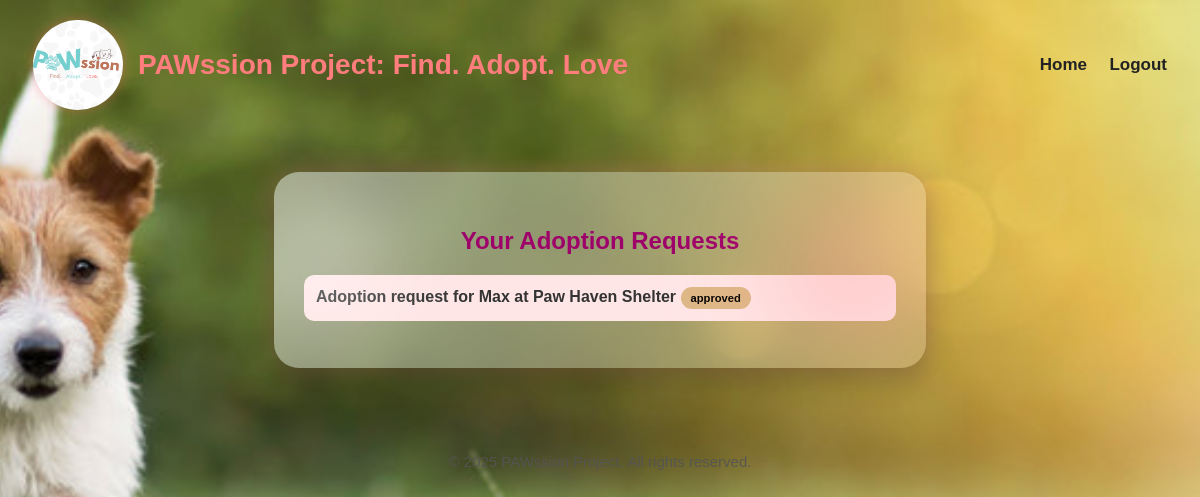
Page /my_adoption_requests (signed in) on the committed database.
### models.py (models this page shows)
class AdoptionRequest(db.Model):
    id = db.Column(db.Integer, primary_key=True,  nullable=False, unique=True)
    reason = db.Column(db.Text, nullable=False)
    status = db.Column(db.String(20), nullable=False, default='pending')  # pending, approved, rejected
    timestamp = db.Column(db.DateTime, nullable=False, default=datetime.now)
    user_id = db.Column(db.Integer, db.ForeignKey('user.id'), nullable=False)
    animal_id = db.Column(db.Integer, db.ForeignKey('animal.id'), nullable=False)

class Animal(db.Model):
    id = db.Column(db.Integer, primary_key=True,  nullable=False, unique=True)
    name = db.Column(db.String(50))
    age = db.Column(db.String(20))
    breed = db.Column(db.String(50), nullable=False)
    gender = db.Column(db.String(10), nullable=False)
    type = db.Column(db.String(50), nullable=False)
    description = db.Column(db.Text, nullable=False)
    image1 = db.Column(db.String(200), nullable=False)
    shelter_id = db.Column(db.Integer, db.ForeignKey('shelter.id'), nullable=False)
    adoption_requests = db.relationship('AdoptionRequest', backref='animal', lazy=True)

class Shelter(db.Model):
    id = db.Column(db.Integer, primary_key=True,  nullable=False, unique=True)
    name = db.Column(db.String(150), nullable=False)
    description = db.Column(db.Text, nullable=False)
    address = db.Column(db.String(200), nullable=False)
    contact_number = db.Column(db.String(20), nullable=False)
    email = db.Column(db.String(120), unique=True, nullable=False)
    website = db.Column(db.String(150), unique=True, nullable=True)
    date_established = db.Column(db.String(50), nullable=False)
    shelter_type = db.Column(db.String(50), nullable=False)
    approved = db.Column(db.Boolean, nullable=True, default=None)
    role = db.Column(db.String(20),  nullable=False, default="shelter")
    password = db.Column(db.String(200), nullable=False)
    animals = db.relationship('Animal', backref='shelter', lazy=True)
    notifications = db.relationship('Notification', backref='shelter', lazy=True)

### app.py (the view)
@app.route('/my_adoption_requests')
def user_adoption_requests():
    if session.get('role') != 'user':
        flash("Access denied!")
        return redirect(url_for('login'))
    user_id = session.get('user_id')
    requests = AdoptionRequest.query.filter(
        AdoptionRequest.user_id == user_id,
        AdoptionRequest.status.in_(["pending", "approved"])
    ).all()
    return render_template('user_adoption_requests.html', requests=requests)

### templates/user_adoption_requests.html (shortened to what this page needs)
{% extends "base.html" %}
{% block content %}
<div class="dashboard-container">
    <h2 class="heading">Your Adoption Requests</h2>
    {% if requests|length == 0 %}
        <p class="empty-state">You have no adoption requests.</p>
    {% else %}
        {% for req in requests %}
        <div class="dashboard-item">
            <a href="{{ url_for('view_adoption_request', request_id=req.id) }}" class="request-link">
                Adoption request for <strong>{{ req.animal.name or req.animal.type }}</strong>
                at <strong>{{ req.animal.shelter.name }}</strong>
            </a>
            <span class="status-badge
                {% if req.status == 'Approved' %}approved
                {% elif req.status == 'Rejected' %}rejected
                {% else %}pending
                {% endif %}">
                {{ req.status }}
            </span>
        </div>
        {% endfor %}
</div>
{% endif %}
{% endblock %}

### static/style.css (style rules this page uses)
.bg-img { background-image: url("/static/icon/background.png"); background-size: cover; background-position: center; background-repeat: no-repeat; background-attachment: fixed; }
.heading { text-align: center; margin-bottom: 20px; color: #9e026a; }
.dashboard-item { padding: 12px; margin-bottom: 12px; background-color: #ffe6e6; border-radius: 10px; transition: transform 0.2s ease, box-shadow 0.2s ease; }
.dashboard-item a { text-decoration: none; color: #333; font-weight: 600; }
body { font-family: Arial, sans-serif; background: #F5FFFA; }
.status-badge { padding: 5px 10px; border-radius: 12px; font-weight: bold; font-size: 0.9em; display: inline-block; }
.status-badge { padding: 5px 10px; border-radius: 12px; font-weight: bold; font-size: 0.7em; display: inline-block; background-color: burlywood; }

### rows in the picture
AdoptionRequest: animal "Max", animal.shelter.name "Paw Haven Shelter", status "approved"

### other values in the picture
{{ current_year or "2025" }} "2025"
